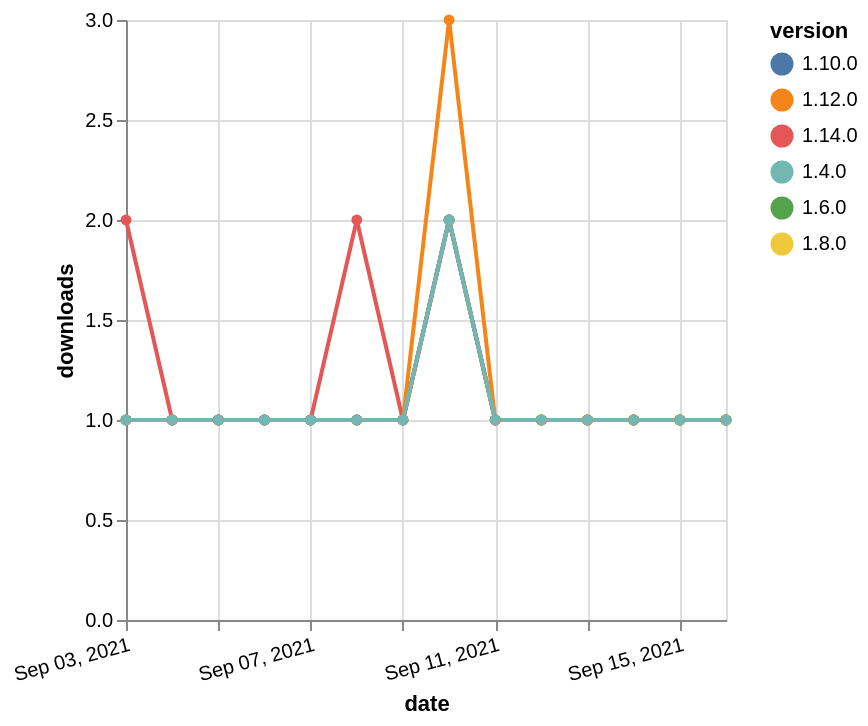

Write the Vega-Lite specification saved for this chart.
### Vega-Lite specification from a JSON file in a GitHub repository (floating-point values rounded to 4 significant figures)
{"$schema": "https://vega.github.io/schema/vega-lite/v5.json", "description": "A simple bar chart with embedded data.", "data": {"values": [{"date": "2021-09-03", "total": 192, "delta": 1, "version": "1.6.0"}, {"date": "2021-09-04", "total": 193, "delta": 1, "version": "1.6.0"}, {"date": "2021-09-05", "total": 194, "delta": 1, "version": "1.6.0"}, {"date": "2021-09-06", "total": 195, "delta": 1, "version": "1.6.0"}, {"date": "2021-09-07", "total": 196, "delta": 1, "version": "1.6.0"}, {"date": "2021-09-08", "total": 197, "delta": 1, "version": "1.6.0"}, {"date": "2021-09-09", "total": 198, "delta": 1, "version": "1.6.0"}, {"date": "2021-09-10", "total": 200, "delta": 2, "version": "1.6.0"}, {"date": "2021-09-11", "total": 201, "delta": 1, "version": "1.6.0"}, {"date": "2021-09-12", "total": 202, "delta": 1, "version": "1.6.0"}, {"date": "2021-09-13", "total": 203, "delta": 1, "version": "1.6.0"}, {"date": "2021-09-14", "total": 204, "delta": 1, "version": "1.6.0"}, {"date": "2021-09-15", "total": 205, "delta": 1, "version": "1.6.0"}, {"date": "2021-09-16", "total": 206, "delta": 1, "version": "1.6.0"}, {"date": "2021-09-03", "total": 181, "delta": 1, "version": "1.8.0"}, {"date": "2021-09-04", "total": 182, "delta": 1, "version": "1.8.0"}, {"date": "2021-09-05", "total": 183, "delta": 1, "version": "1.8.0"}, {"date": "2021-09-06", "total": 184, "delta": 1, "version": "1.8.0"}, {"date": "2021-09-07", "total": 185, "delta": 1, "version": "1.8.0"}, {"date": "2021-09-08", "total": 186, "delta": 1, "version": "1.8.0"}, {"date": "2021-09-09", "total": 187, "delta": 1, "version": "1.8.0"}, {"date": "2021-09-10", "total": 189, "delta": 2, "version": "1.8.0"}, {"date": "2021-09-11", "total": 190, "delta": 1, "version": "1.8.0"}, {"date": "2021-09-12", "total": 191, "delta": 1, "version": "1.8.0"}, {"date": "2021-09-13", "total": 192, "delta": 1, "version": "1.8.0"}, {"date": "2021-09-14", "total": 193, "delta": 1, "version": "1.8.0"}, {"date": "2021-09-15", "total": 194, "delta": 1, "version": "1.8.0"}, {"date": "2021-09-16", "total": 195, "delta": 1, "version": "1.8.0"}, {"date": "2021-09-03", "total": 159, "delta": 1, "version": "1.10.0"}, {"date": "2021-09-04", "total": 160, "delta": 1, "version": "1.10.0"}, {"date": "2021-09-05", "total": 161, "delta": 1, "version": "1.10.0"}, {"date": "2021-09-06", "total": 162, "delta": 1, "version": "1.10.0"}, {"date": "2021-09-07", "total": 163, "delta": 1, "version": "1.10.0"}, {"date": "2021-09-08", "total": 164, "delta": 1, "version": "1.10.0"}, {"date": "2021-09-09", "total": 165, "delta": 1, "version": "1.10.0"}, {"date": "2021-09-10", "total": 167, "delta": 2, "version": "1.10.0"}, {"date": "2021-09-11", "total": 168, "delta": 1, "version": "1.10.0"}, {"date": "2021-09-12", "total": 169, "delta": 1, "version": "1.10.0"}, {"date": "2021-09-13", "total": 170, "delta": 1, "version": "1.10.0"}, {"date": "2021-09-14", "total": 171, "delta": 1, "version": "1.10.0"}, {"date": "2021-09-15", "total": 172, "delta": 1, "version": "1.10.0"}, {"date": "2021-09-16", "total": 173, "delta": 1, "version": "1.10.0"}, {"date": "2021-09-03", "total": 118, "delta": 2, "version": "1.14.0"}, {"date": "2021-09-04", "total": 119, "delta": 1, "version": "1.14.0"}, {"date": "2021-09-05", "total": 120, "delta": 1, "version": "1.14.0"}, {"date": "2021-09-06", "total": 121, "delta": 1, "version": "1.14.0"}, {"date": "2021-09-07", "total": 122, "delta": 1, "version": "1.14.0"}, {"date": "2021-09-08", "total": 124, "delta": 2, "version": "1.14.0"}, {"date": "2021-09-09", "total": 125, "delta": 1, "version": "1.14.0"}, {"date": "2021-09-10", "total": 127, "delta": 2, "version": "1.14.0"}, {"date": "2021-09-11", "total": 128, "delta": 1, "version": "1.14.0"}, {"date": "2021-09-12", "total": 129, "delta": 1, "version": "1.14.0"}, {"date": "2021-09-13", "total": 130, "delta": 1, "version": "1.14.0"}, {"date": "2021-09-14", "total": 131, "delta": 1, "version": "1.14.0"}, {"date": "2021-09-15", "total": 132, "delta": 1, "version": "1.14.0"}, {"date": "2021-09-16", "total": 133, "delta": 1, "version": "1.14.0"}, {"date": "2021-09-03", "total": 184, "delta": 1, "version": "1.12.0"}, {"date": "2021-09-04", "total": 185, "delta": 1, "version": "1.12.0"}, {"date": "2021-09-05", "total": 186, "delta": 1, "version": "1.12.0"}, {"date": "2021-09-06", "total": 187, "delta": 1, "version": "1.12.0"}, {"date": "2021-09-07", "total": 188, "delta": 1, "version": "1.12.0"}, {"date": "2021-09-08", "total": 189, "delta": 1, "version": "1.12.0"}, {"date": "2021-09-09", "total": 190, "delta": 1, "version": "1.12.0"}, {"date": "2021-09-10", "total": 193, "delta": 3, "version": "1.12.0"}, {"date": "2021-09-11", "total": 194, "delta": 1, "version": "1.12.0"}, {"date": "2021-09-12", "total": 195, "delta": 1, "version": "1.12.0"}, {"date": "2021-09-13", "total": 196, "delta": 1, "version": "1.12.0"}, {"date": "2021-09-14", "total": 197, "delta": 1, "version": "1.12.0"}, {"date": "2021-09-15", "total": 198, "delta": 1, "version": "1.12.0"}, {"date": "2021-09-16", "total": 199, "delta": 1, "version": "1.12.0"}, {"date": "2021-09-03", "total": 229, "delta": 1, "version": "1.4.0"}, {"date": "2021-09-04", "total": 230, "delta": 1, "version": "1.4.0"}, {"date": "2021-09-05", "total": 231, "delta": 1, "version": "1.4.0"}, {"date": "2021-09-06", "total": 232, "delta": 1, "version": "1.4.0"}, {"date": "2021-09-07", "total": 233, "delta": 1, "version": "1.4.0"}, {"date": "2021-09-08", "total": 234, "delta": 1, "version": "1.4.0"}, {"date": "2021-09-09", "total": 235, "delta": 1, "version": "1.4.0"}, {"date": "2021-09-10", "total": 237, "delta": 2, "version": "1.4.0"}, {"date": "2021-09-11", "total": 238, "delta": 1, "version": "1.4.0"}, {"date": "2021-09-12", "total": 239, "delta": 1, "version": "1.4.0"}, {"date": "2021-09-13", "total": 240, "delta": 1, "version": "1.4.0"}, {"date": "2021-09-14", "total": 241, "delta": 1, "version": "1.4.0"}, {"date": "2021-09-15", "total": 242, "delta": 1, "version": "1.4.0"}, {"date": "2021-09-16", "total": 243, "delta": 1, "version": "1.4.0"}]}, "width": "container", "mark": {"type": "line", "point": {"filled": true}}, "encoding": {"x": {"field": "date", "type": "temporal", "timeUnit": "yearmonthdate", "title": "date", "axis": {"labelAngle": -15}}, "y": {"field": "delta", "type": "quantitative", "title": "downloads"}, "color": {"field": "version", "type": "nominal"}, "tooltip": {"field": "delta"}}}
